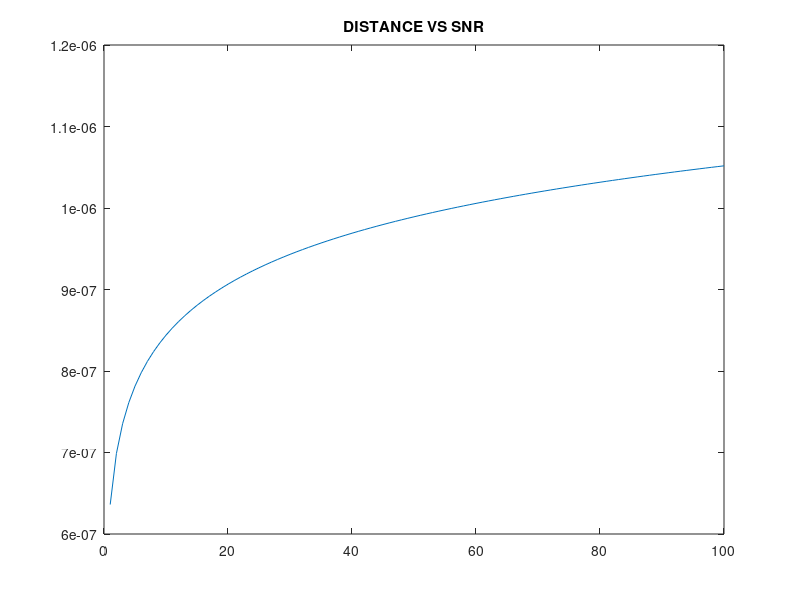
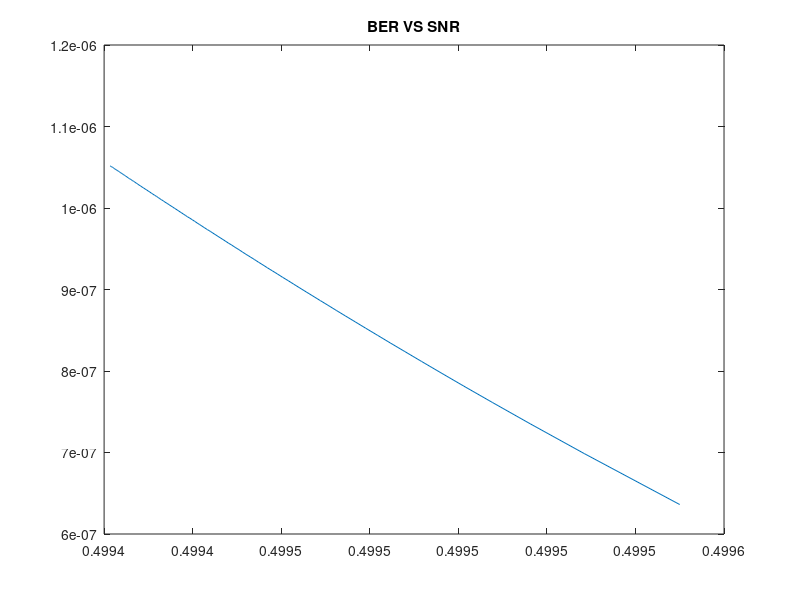

These figures' MATLAB source, in order:
clear;
clf;

distances = 1:100;

#20 mbps converted to bps
bits_per_second = 2000000;
#Tx - PL
signal_power = (-101 - (40 + 20 * log(distances)));

boltman_constant = 0.0000000000000000000000138;

#Is the temperature in kelvin
temperature = 300.15;

#energy per bit
eb = signal_power/(bits_per_second);

#noise = KTB
no = boltman_constant * temperature * bits_per_second;

#converted value to dBm
no = -110.8175

SNR = eb/no;
plot(distances,SNR)
title("DISTANCE VS SNR")
figure



#SNR = ((-101 - (40 + 20*log(distances)))/(-110.8175));
BER = 0.5 * erfc(sqrt(SNR));

plot(BER, SNR)
title("BER VS SNR")



#hold on;
#h = legend ("SNR", "BER")
#legend (h, "location", "northeastoutside")
